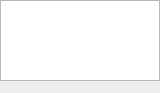
<?xml version="1.0" encoding="UTF-8"?>
<ui version="4.0">
 <class>ChatListPopUp</class>
 <widget class="QWidget" name="ChatListPopUp">
  <property name="geometry">
   <rect>
    <x>0</x>
    <y>0</y>
    <width>160</width>
    <height>93</height>
   </rect>
  </property>
  <property name="windowTitle">
   <string>Form</string>
  </property>
  <layout class="QHBoxLayout" name="horizontalLayout">
   <property name="spacing">
    <number>0</number>
   </property>
   <property name="leftMargin">
    <number>0</number>
   </property>
   <property name="topMargin">
    <number>0</number>
   </property>
   <property name="rightMargin">
    <number>0</number>
   </property>
   <property name="bottomMargin">
    <number>0</number>
   </property>
   <item>
    <widget class="QWidget" name="shadowWidget" native="true">
     <layout class="QHBoxLayout" name="horizontalLayout_2">
      <property name="spacing">
       <number>0</number>
      </property>
      <property name="leftMargin">
       <number>0</number>
      </property>
      <property name="topMargin">
       <number>0</number>
      </property>
      <property name="rightMargin">
       <number>0</number>
      </property>
      <property name="bottomMargin">
       <number>12</number>
      </property>
      <item>
       <widget class="QListWidget" name="ChatListPopUpWidget"/>
      </item>
     </layout>
    </widget>
   </item>
  </layout>
 </widget>
 <resources/>
 <connections/>
</ui>
